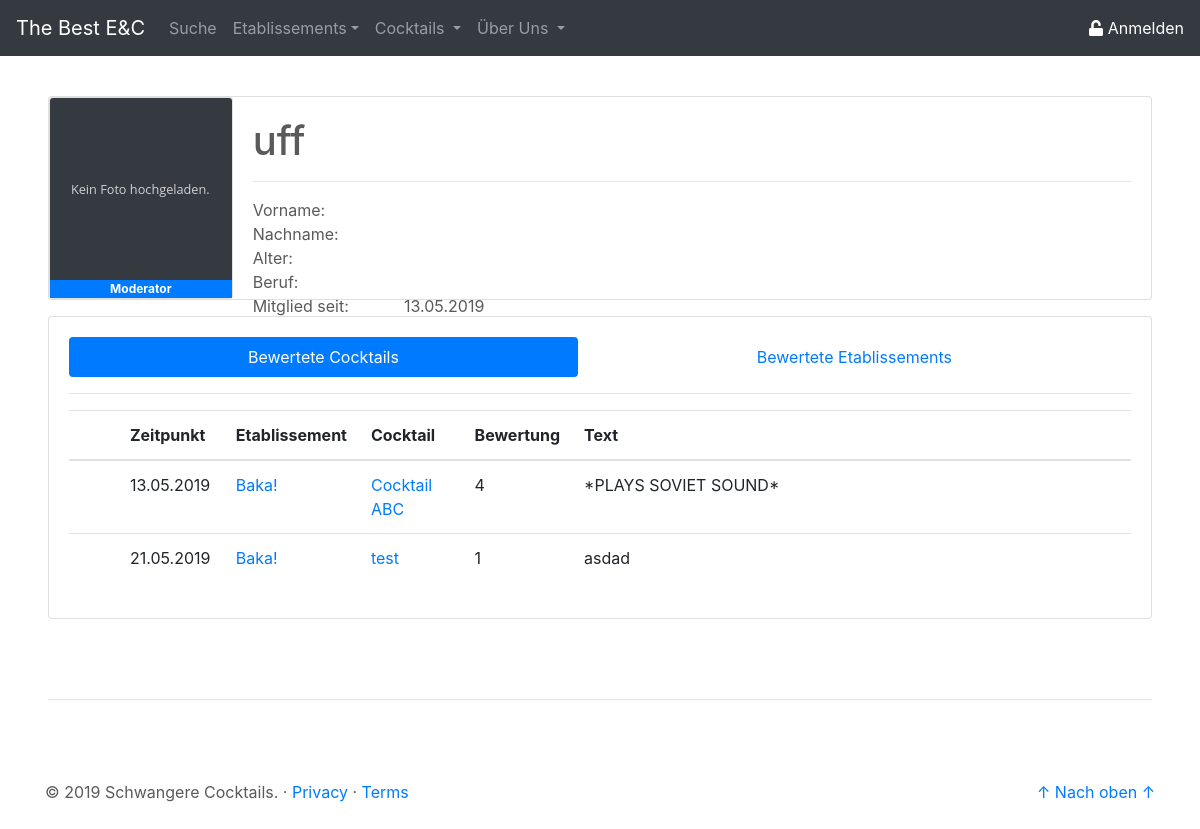
Screenshot of /site/profil_other.php?showUser=17 with the database file from the repository.
### tables this page shows
CREATE TABLE `user` (
  `id` int(11) NOT NULL,
  `email` varchar(50) NOT NULL,
  `passwort` varchar(255) NOT NULL,
  `username` varchar(25) NOT NULL,
  `vorname` varchar(25) DEFAULT NULL,
  `nachname` varchar(25) DEFAULT NULL,
  `age` tinyint(3) DEFAULT NULL,
  `beruf` varchar(25) DEFAULT NULL,
  `created_at` timestamp NOT NULL DEFAULT CURRENT_TIMESTAMP,
  `updated_at` timestamp NULL DEFAULT NULL,
  `rang` tinyint(1) NOT NULL DEFAULT '0',
  `img` blob
);

CREATE TABLE `bew_cock` (
  `id` int(11) NOT NULL,
  `user_id` int(11) NOT NULL,
  `timestamp` timestamp NOT NULL DEFAULT CURRENT_TIMESTAMP,
  `cock_etab_id` int(11) NOT NULL,
  `text` text NOT NULL,
  `wert` enum('1','2','3','4','5') NOT NULL
);

CREATE TABLE `etab` (
  `id` int(11) NOT NULL,
  `name` varchar(50) NOT NULL,
  `ort` varchar(50) NOT NULL,
  `anschrift` varchar(50) NOT NULL,
  `verifiziert` tinyint(1) NOT NULL DEFAULT '0',
  `img` longblob NOT NULL
);

CREATE TABLE `cock` (
  `id` int(11) NOT NULL,
  `name` varchar(50) NOT NULL,
  `beschreibung` text NOT NULL,
  `img` longblob NOT NULL
);

### php/db/select_userInfo.php (called while the page is built, shortened)
<?php
$pdo = new PDO('mysql:host=localhost;dbname=tbec', 'root', '');
$statement = $pdo->prepare(
       "SELECT username as uname
              ,vorname as vname
              ,nachname as nname
              ,email as email
              ,age as age
              ,beruf as beruf
              ,created_at as ts
              ,img as img
              ,rang as rang
        FROM user
        WHERE id = :userId"
);
$result = $statement->execute(array('userId' => $userId));
$userInfo = $statement->fetch();
$userInfo["ts"] = date("d.m.Y", strtotime($userInfo['ts']));

### php/db/select_user_bewCock.php (called while the page is built, shortened)
<?php
$pdo = new PDO('mysql:host=localhost;dbname=tbec', 'root', '');
$statement = $pdo->prepare(
   "SELECT bew_cock.timestamp as ts
           ,etab.name as etabname
           ,etab.id as etabid
           ,cock.name as cockname
           ,cock.id as cockid
           ,bew_cock.text as text
           ,bew_cock.wert as wert
           ,bew_cock.id as bew_id
     FROM bew_cock
		JOIN cock_etab ce
			ON bew_cock.cock_etab_id = ce.id
        JOIN cock
        ON ce.cock_id = cock.id
        JOIN etab
        ON ce.etab_id = etab.id
     WHERE bew_cock.user_id = :userId"
);
$result = $statement->execute(array('userId' => $userId));
$user_bewCock = $statement->fetchAll();
for ($i = 0; $i < count($user_bewCock); $i++) {
   $user_bewCock[$i]["ts"] = date("d.m.Y", strtotime($user_bewCock[$i]['ts']));
}

### site/profil_other.php (the view, shortened to what this page needs)
<?php
$userId = $_GET['showUser'];
include('../php/db/select_userInfo.php');
include('../php/db/select_user_bewCock.php');
?>
<!doctype html>
<html lang="de">
<head>
    <link rel="stylesheet" href="https://stackpath.bootstrapcdn.com/bootstrap/4.3.1/css/bootstrap.min.css">
    <link href="../css/csstoolbox.css" rel="stylesheet">
</head>
<body class="center-block">
    <header role="header">
        <?php
        include('../php/buildHeader.php');
        ?>
    </header>
    <main role="main">
        <div class="mt-5 ml-5 mr-5">
            <div class="card mb-3" width="100%" style="max-height: 360px;">
                <div class="row no-gutters">
                    <div class="card col-md-2">
                        <?php
                        if ($userInfo['img']) {
                            echo '<img src="../php/db/get_img.php?user_id=' . $_GET['showUser'] . '" class="card-img-top">';
                        } else {
                            echo '<img src="../res/placeholder_no_image.svg" class="card-img-top">';
                        }
                        if ($userInfo["rang"] == 2) {
                            echo '<span class="badge badge-danger rounded-0">Admin</span>';
                        } elseif ($userInfo["rang"] == 1) {
                            echo '<span class="badge badge-primary rounded-0">Moderator</span>';
                        } elseif ($userInfo["rang"] == 0) {
                            echo '<span class="badge badge-primary rounded-0">User</span>';
                        }
                        ?>
                    </div>
                    <div class="col-md-10">
                        <div class="card-body d-flex flex-column" style="max-height: 200px;">
                            <div>
                                <h1 class="card-title"><?php echo $userInfo["uname"]; ?></h1>
                                <hr>
                            </div>
                            <div class="card-text">
                                <div class="row">
                                    <div class="col-2">Vorname: </div>
                                    <div class="col-10"><?php echo $userInfo['vname'] ?></div>
                                </div>
                                <div class="row">
                                    <div class="col-2">Nachname: </div>
                                    <div class="col-10"><?php echo $userInfo['nname'] ?></div>
                                </div>
                                <div class="row">
                                    <div class="col-2">Alter: </div>
                                    <div class="col-10"><?php echo $userInfo['age'] ?></div>
                                </div>
                                <div class="row">
                                    <div class="col-2">Beruf: </div>
                                    <div class="col-10"><?php echo $userInfo['beruf'] ?></div>
                                </div>
                                <div class="row">
                                    <div class="col-2">Mitglied seit: </div>
                                    <div class="col-10"><?php echo $userInfo['ts'] ?></div>
                                </div>
                            </div>
                        </div>
                    </div>
                </div>
            </div>
            <div class="card card-body">
                <ul class="nav nav-pills flex-column flex-sm-row" id="bewEtabCock-tab" role="tablist">
                    <li class="flex-sm-fill text-sm-center nav-item">
                        <a class="nav-link active" id="bewCock-tab" data-toggle="pill" href="#bewCock" role="tab" aria-controls="bewCock" aria-selected="true">Bewertete Cocktails</a>
                    </li>
                    <li class="flex-sm-fill text-sm-center nav-item">
                        <a class="nav-link" id="bewEtab-tab" data-toggle="pill" href="#bewEtab" role="tab" aria-controls="bewEtab" aria-selected="false">Bewertete Etablissements</a>
                    </li>
                </ul>
                <hr>
                <div class="tab-content" id="bewEtabCock-tabContent">
                    <div class="tab-pane fade show active" id="bewCock" role="tabpanel" aria-labelledby="bewCock-tab">
                        <?php echo '
						<table class="table">
							<thead>
								<tr>
                                    <th scope="col" style="width: 5.00%"></th>
                                    <th scope="col" style="width: 10.00%">Zeitpunkt</th>
                                    <th scope="col" style="width: 10.00%">Etablissement</th>
                                    <th scope="col" style="width: 10.00%">Cocktail</th>
                                    <th scope="col" style="width: 5.00%">Bewertung</th>
                                    <th scope="col" style="width: 60.00%">Text</th>
								</tr>
							</thead>
							<tbody>';
                        for ($i = 0; $i < count($user_bewCock); $i++) {
                            echo '<tr>';
                            if (isset($_SESSION['userId'])) {
                                if ($_SESSION['rang'] == 2) {
                                    echo '<td><a href="../php/bewertung_delete.php?bew_id=' . $user_bewCock[$i]["bew_id"] . '&bew=cock"><i class="fas fa-trash"></i></a></td>';
                                } elseif ($_SESSION['rang'] == 1) {
                                    echo '<td><a href="../php/melden.php?meldungArt=cock_bew&cockId=' . $user_bewCock[$i]["cockid"] . '&userId=' . $_GET['showUser'] . '"><i class="fas fa-exclamation-triangle"></i></a></th>';
                                } else {
                                    echo '<td></td>';
                                }
                            } else {
                                echo '<td></td>';
                            }
                            echo '<td>' . $user_bewCock[$i]["ts"] . '</td>';
                            echo '<td> <a class="" href="etablissement_details.php?etab_id= ' . $user_bewCock[$i]["etabid"] . '">' . $user_bewCock[$i]["etabname"] . '</a></td>';
                            echo '<td> <a class="" href="cocktail_details.php?cock_id= ' . $user_bewCock[$i]["cockid"] . '">' . $user_bewCock[$i]["cockname"] . '</a></td>';
                            echo '<td>' . $user_bewCock[$i]["wert"] . '</td>';
                            echo '<td>' . $user_bewCock[$i]["text"] . '</td>';
                            echo '</tr>';
                        }
                        echo '</tbody></table>';
                        ?>
                    </div>
                </div>
            </div>
        </div>
    </main>
    <hr class="ct-hr-divider ml-5 mr-5">
    <footer role="footer" class="container">
        <?php
        include('../php/buildFooter.php');
        ?>
    </footer>
</body>
</html>

### css/csstoolbox.css (style rules this page uses)
body { padding-top: 3rem; padding-bottom: 3rem; margin: auto; color: #5a5a5a; }
.ct-hr-divider { margin: 5rem; }

### rows the page displays
user: username "uff"
bew_cock: ts "13.05.2019", etab.name "Baka!", cock.name "Cocktail ABC", wert "4", text "*PLAYS SOVIET SOUND*"
bew_cock: ts "21.05.2019", etab.name "Baka!", cock.name "test", wert "1", text "asdad"

### other values shown
$userInfo['ts'] "13.05.2019"
